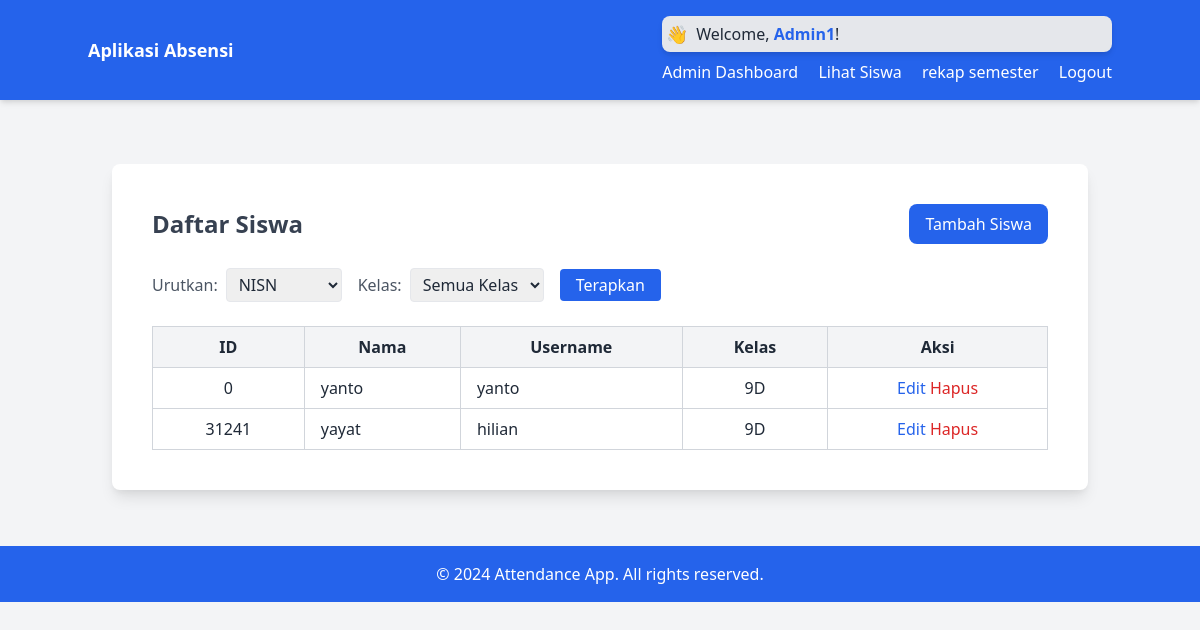
Screenshot of /admin/students?class_id=224 (signed in) with the database file from the repository.
### app.py (models this page shows, shortened)
class Admin(UserMixin, db.Model):
    id = db.Column(db.Integer, primary_key=True)
    username = db.Column(db.String(80), unique=True, nullable=False)
    password = db.Column(db.String(120), nullable=False)
    @property
    def is_admin(self):
        return True  # Admin adalah admin

class User(UserMixin, db.Model):
    id = db.Column(db.Integer, primary_key=True)
    nama = db.Column(db.String(100),nullable=False)
    username = db.Column(db.String(150), unique=True, nullable=False)
    password = db.Column(db.String(150), nullable=False)
    classes_id = db.Column(db.Integer, db.ForeignKey('classes.id'), nullable=False)
    classes = db.relationship('Classes', backref='user')

class Classes(db.Model):
    id = db.Column(db.Integer, primary_key=True)
    nama_kelas = db.Column(db.String(5), nullable=False)

### app.py (the view)
@app.route('/admin/students', methods=['GET', 'POST'])
@login_required
@role_required('admin')
def admin_students():
    sort_by = request.args.get('sort_by', 'id')  # Default sort by ID
    class_id = request.args.get('class_id', None)  # Filter by class
    if class_id:
        students = User.query.filter_by(classes_id=class_id).order_by(sort_by).all()
    else:
        students = User.query.order_by(sort_by).all()
    classes = Classes.query.all()
    return render_template('admin_students.html', students=students, classes=classes)

### app.py (called while the page is built)
@login_manager.user_loader
def load_user(user_id):
    user = User.query.get(int(user_id))
    if user:
        return user
    admin = Admin.query.get(int(user_id))
    if admin:
        return admin
    return None  # Jika tidak ada, kembalikan None

def role_required(role):
    def decorator(f):
        @wraps(f)
        def decorated_function(*args, **kwargs):
            if role == 'admin' and not current_user.is_admin:
                abort(403)  # Forbidden, jika bukan admin
            elif role == 'user' and current_user.is_admin:
                abort(403)  # Forbidden, jika admin mencoba akses user
            return f(*args, **kwargs)
        return decorated_function
    return decorator

### templates/admin_students.html (shortened to what this page needs)
{% extends "base.html" %}
{% block content %}
<div class="max-w-7xl mx-auto mt-10 bg-white p-10 rounded-lg shadow-lg">
    <div class="flex justify-between items-center mb-6">
        <h2 class="text-2xl font-bold text-gray-700">Daftar Siswa</h2>
        <a href="{{ url_for('admin_add_student') }}" class="bg-blue-600 text-white py-2 px-4 rounded-lg hover:bg-blue-700">
            Tambah Siswa
        </a>
    </div>
    <form method="GET" action="{{ url_for('admin_students') }}" class="flex items-center space-x-4 mb-6">
        <div class="flex items-center space-x-2">
            <label for="sort_by" class="text-gray-600">Urutkan:</label>
            <select name="sort_by" class="border rounded py-1 px-2">
                <option value="id">NISN</option>
            </select>
        </div>
        <div class="flex items-center space-x-2">
            <label for="class_id" class="text-gray-600">Kelas:</label>
            <select name="class_id" class="border rounded py-1 px-2">
                <option value="">Semua Kelas</option>
            </select>
        </div>
        <button type="submit" class="bg-blue-600 text-white py-1 px-4 rounded hover:bg-blue-700">
            Terapkan
        </button>
    </form>
    <table class="w-full border-collapse border border-gray-300">
        <thead>
            <tr class="bg-gray-100">
                <th class="border border-gray-300 py-2 px-4">ID</th>
                <th class="border border-gray-300 py-2 px-4">Nama</th>
                <th class="border border-gray-300 py-2 px-4">Username</th>
                <th class="border border-gray-300 py-2 px-4">Kelas</th>
                <th class="border border-gray-300 py-2 px-4">Aksi</th>
            </tr>
        </thead>
        <tbody>
            {% for student in students %}
            <tr>
                <td class="border border-gray-300 py-2 px-4 text-center">{{ student.id }}</td>
                <td class="border border-gray-300 py-2 px-4">{{ student.nama }}</td>
                <td class="border border-gray-300 py-2 px-4">{{ student.username }}</td>
                <td class="border border-gray-300 py-2 px-4 text-center">{{ student.classes.nama_kelas }}</td>
                <td class="border border-gray-300 py-2 px-4 text-center">
                    <a href="{{ url_for('admin_edit_student', id=student.id) }}" class="text-blue-600 hover:underline">Edit</a>
                    <form method="POST" action="{{ url_for('admin_delete_student', id=student.id) }}" style="display:inline;">
                        <button type="submit" class="text-red-600 hover:underline">Hapus</button>
                    </form>
                </td>
            </tr>
            {% endfor %}
        </tbody>
    </table>
</div>
{% endblock %}

### templates/base.html (shortened to what this page needs)
<!DOCTYPE html>
<html lang="en">
<head>
    <link href="https://cdn.jsdelivr.net/npm/tailwindcss@2.2.19/dist/tailwind.min.css" rel="stylesheet">
</head>
<body class="bg-gray-100 text-gray-800">
    <nav class="bg-blue-600 p-4 shadow-md">
        <div class="container mx-auto flex justify-between items-center">
            <a href="#" class="text-white font-bold text-lg">Aplikasi Absensi</a>
            <div>
                {% if current_user.is_authenticated %}
                    <div class="bg-gray-200 p-1 rounded-lg flex items-center shadow-md mb-2">
                        <span class="text-blue-600 font-bold text-lg mr-2">👋</span>
                        <p class="text-gray-800 font-medium">Welcome, <span class="text-blue-600 font-semibold">{{ current_user.username }}</span>!</p>
                    </div>
                    {% if current_user.is_admin %}
                        <a href="{{ url_for('admin_dashboard') }}" class="text-white mr-4">Admin Dashboard</a>
                        <a href="{{ url_for('admin_students') }}" class="text-white mr-4">Lihat Siswa</a>
                        <a href="{{ url_for('semester_recap') }}" class="text-white mr-4">rekap semester</a>
                        {% else %}
                        <a href="{{ url_for('dashboard') }}" class="text-white mr-4">User Dashboard</a>
                        <a href="{{ url_for('history') }}" class="text-white mr-4">Riwayat</a>
                        <a href="{{ url_for('profile') }}" class="text-white mr-4">Profile</a>
                    {% endif %}
                    <a href="{{ url_for('logout') }}" class="text-white">Logout</a>
                {% else %}
                    <a href="{{ url_for('user_login') }}" class="text-white mr-4">Login as User</a>
                    <a href="{{ url_for('admin_login') }}" class="text-white mr-4">Login as Admin</a>
                {% endif %}
            </div>
        </div>
    </nav>
    <div class="container mx-auto p-6">
        {% block content %}{% endblock %}
    </div>
    <footer class="bg-blue-600 text-white text-center p-4 mt-8">
        <p>&copy; 2024 Attendance App. All rights reserved.</p>
    </footer>
</body>
</html>

### rows the page displays
Admin: username "Admin1"
User: id "0", nama "yanto", username "yanto", classes.nama_kelas "9D"
User: id "31241", nama "yayat", username "hilian", classes.nama_kelas "9D"
